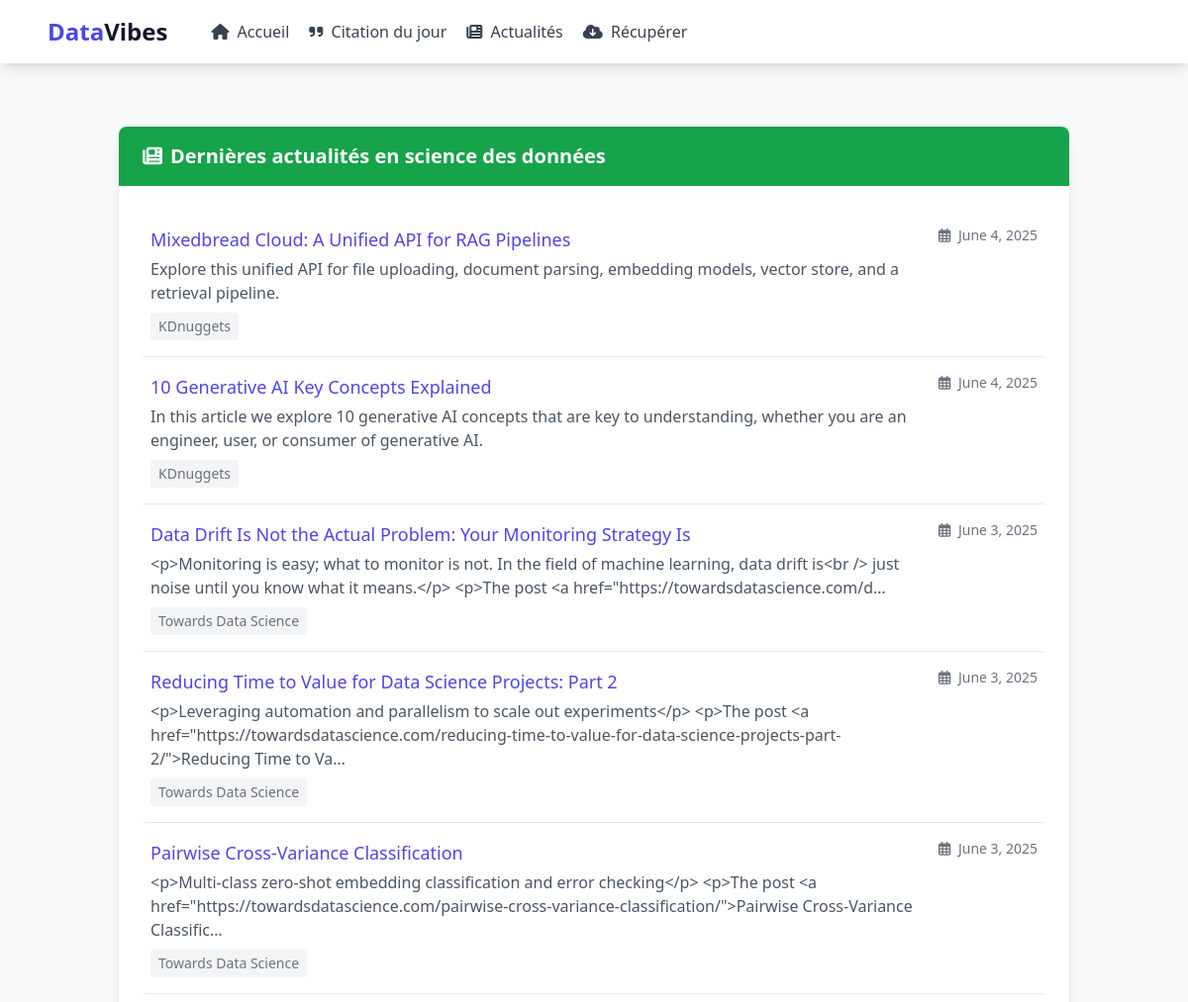
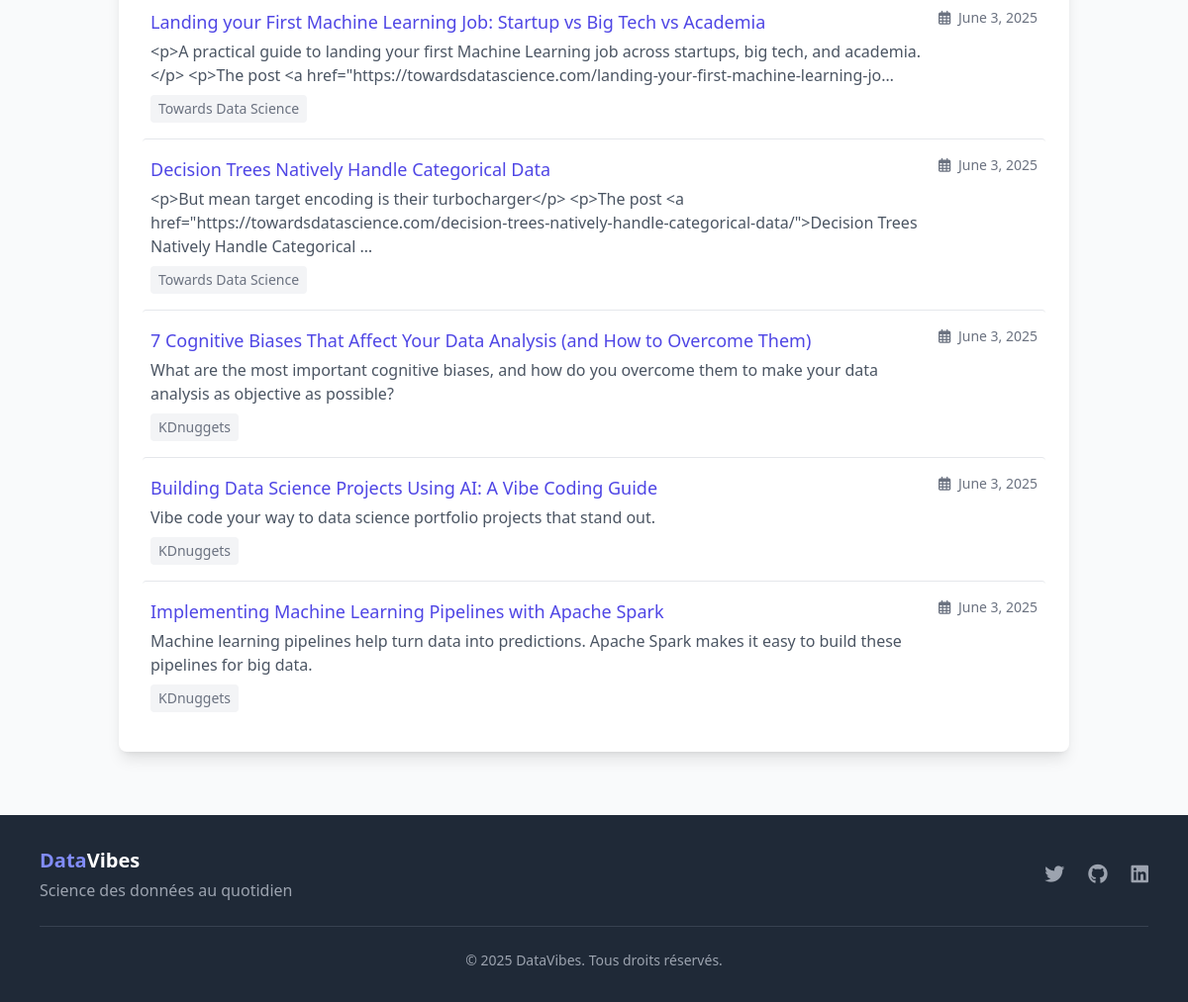
The page /actualites/ on the database as committed earlier (2 pictures, top to bottom).
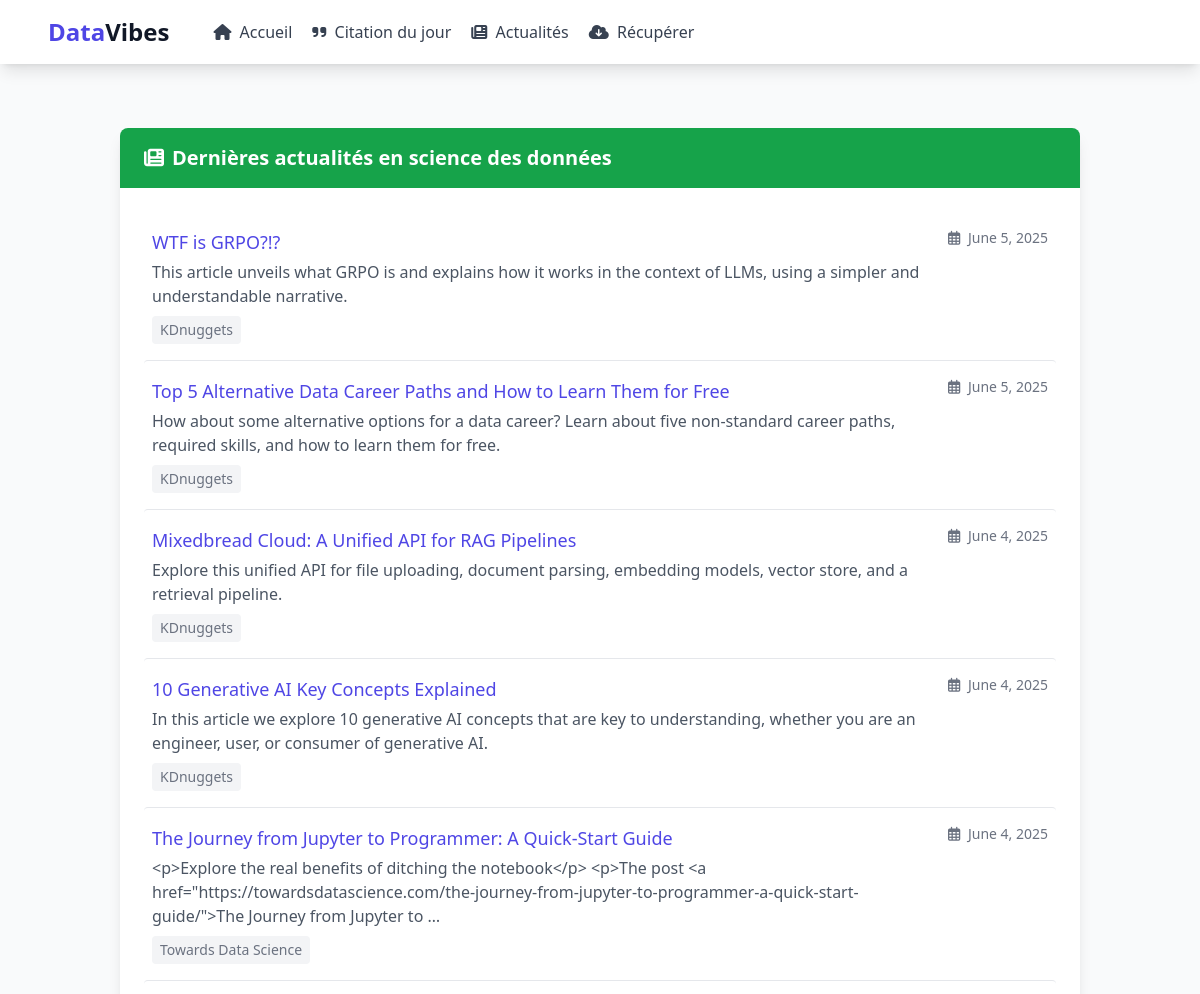
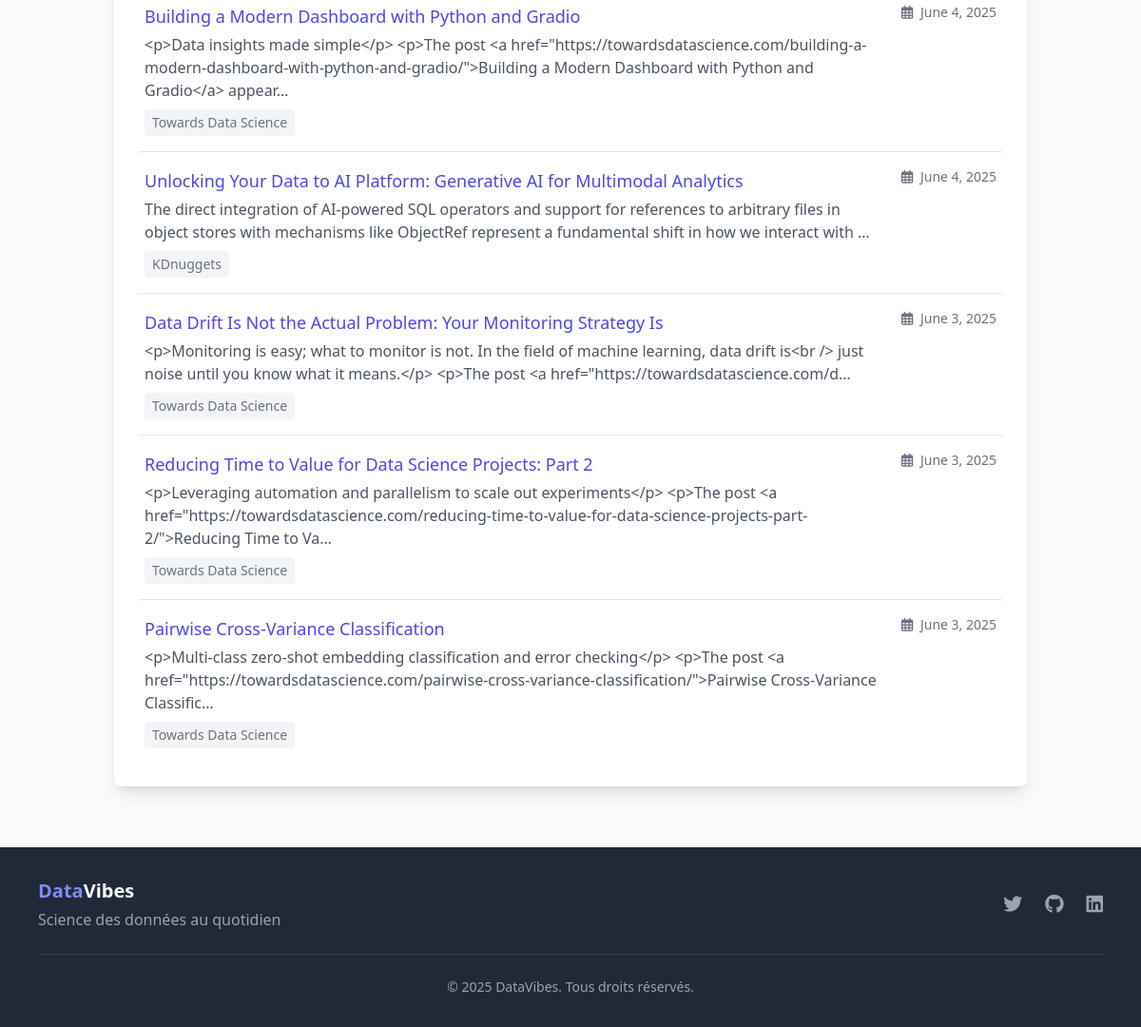
The same page on the database as committed later (2 pictures, top to bottom).
### main/models.py (models this page shows, shortened)
class DataScienceNews(models.Model):
    title = models.CharField(max_length=300)
    url = models.URLField()
    source = models.CharField(max_length=100)
    summary = models.TextField(blank=True)
    date_scraped = models.DateTimeField(auto_now_add=True)
    publish_date = models.DateField(null=True, blank=True)
    class Meta:
        ordering = ['-publish_date', '-date_scraped']
        verbose_name = "Actualité Data Science"
        verbose_name_plural = "Actualités Data Science"

### main/views.py (the view)
# urls.py: path('actualites/', NewsListView.as_view(), name='news_list'),
class NewsListView(ListView):
    model = DataScienceNews
    template_name = 'datavibes/news_list.html'
    context_object_name = 'news'
    ordering = ['-publish_date']
    paginate_by = 10

### main/templates/datavibes/news_list.html (shortened to what this page needs)
{% extends "datavibes/base.html" %}
{% block content %}
<div class="max-w-6xl mx-auto px-4 py-8">
    <div class="bg-white shadow-lg rounded-lg overflow-hidden">
        <div class="bg-green-600 px-6 py-4">
            <h3 class="text-xl font-semibold text-white flex items-center">
                <i class="fas fa-newspaper mr-2"></i>
                Dernières actualités en science des données
            </h3>
        </div>
        <div class="p-6">
            {% if news %}
                <div class="divide-y divide-gray-200">
                    {% for item in news %}
                        <a href="{{ item.url }}" target="_blank" class="block py-4 hover:bg-gray-50 px-2 rounded transition duration-200">
                            <div class="flex flex-col sm:flex-row sm:justify-between sm:items-start">
                                <div class="flex-1">
                                    <h4 class="text-lg font-medium text-indigo-600 hover:text-indigo-800 mb-1">{{ item.title }}</h4>
                                    <p class="text-gray-600 mb-2">{{ item.summary|truncatechars:200 }}</p>
                                    <div class="flex items-center text-sm text-gray-500">
                                        <span class="bg-gray-100 px-2 py-1 rounded">{{ item.source }}</span>
                                    </div>
                                </div>
                                <div class="mt-2 sm:mt-0 sm:ml-4 text-sm text-gray-500">
                                    <i class="far fa-calendar-alt mr-1"></i>
                                    {{ item.publish_date }}
                                </div>
                            </div>
                        </a>
                    {% endfor %}
                </div>
            {% endif %}
        </div>
    </div>
</div>
{% endblock %}

Rows that differ between the two databases and show on the page:
no longer on this page (row unchanged): DataScienceNews: title "Landing your First Machine Learning Job: Startup vs Big Tech vs Academia", summary "<p>A practical guide to landing your first Machine Learning job across startups, big tech, and academia.</p> <p>The post <a href=\"https://towardsdatascience.com/landing-your-first-machine-learning-jo…", source "Towards Data Science", publish_date "June 3, 2025"
no longer on this page (row unchanged): DataScienceNews: title "Decision Trees Natively Handle Categorical Data", summary "<p>But mean target encoding is their turbocharger</p> <p>The post <a href=\"https://towardsdatascience.com/decision-trees-natively-handle-categorical-data/\">Decision Trees Natively Handle Categorical …", source "Towards Data Science", publish_date "June 3, 2025"
no longer on this page (row unchanged): DataScienceNews: title "7 Cognitive Biases That Affect Your Data Analysis (and How to Overcome Them)", summary "What are the most important cognitive biases, and how do you overcome them to make your data analysis as objective as possible?", source "KDnuggets", publish_date "June 3, 2025"
no longer on this page (row unchanged): DataScienceNews: title "Building Data Science Projects Using AI: A Vibe Coding Guide", summary "Vibe code your way to data science portfolio projects that stand out.", source "KDnuggets", publish_date "June 3, 2025"
no longer on this page (row unchanged): DataScienceNews: title "Implementing Machine Learning Pipelines with Apache Spark", summary "Machine learning pipelines help turn data into predictions. Apache Spark makes it easy to build these pipelines for big data.", source "KDnuggets", publish_date "June 3, 2025"
added DataScienceNews: title "WTF is GRPO?!?", summary "This article unveils what GRPO is and explains how it works in the context of LLMs, using a simpler and understandable narrative.", source "KDnuggets", publish_date "June 5, 2025"
added DataScienceNews: title "Top 5 Alternative Data Career Paths and How to Learn Them for Free", summary "How about some alternative options for a data career? Learn about five non-standard career paths, required skills, and how to learn them for free.", source "KDnuggets", publish_date "June 5, 2025"
added DataScienceNews: title "The Journey from Jupyter to Programmer: A Quick-Start Guide", summary "<p>Explore the real benefits of ditching the notebook</p> <p>The post <a href=\"https://towardsdatascience.com/the-journey-from-jupyter-to-programmer-a-quick-start-guide/\">The Journey from Jupyter to …", source "Towards Data Science", publish_date "June 4, 2025"
added DataScienceNews: title "Building a Modern Dashboard with Python and Gradio", summary "<p>Data insights made simple</p> <p>The post <a href=\"https://towardsdatascience.com/building-a-modern-dashboard-with-python-and-gradio/\">Building a Modern Dashboard with Python and Gradio</a> appear…", source "Towards Data Science", publish_date "June 4, 2025"
added DataScienceNews: title "Unlocking Your Data to AI Platform: Generative AI for Multimodal Analytics", summary "The direct integration of AI-powered SQL operators and support for references to arbitrary files in object stores with mechanisms like ObjectRef represent a fundamental shift in how we interact with …", source "KDnuggets", publish_date "June 4, 2025"
